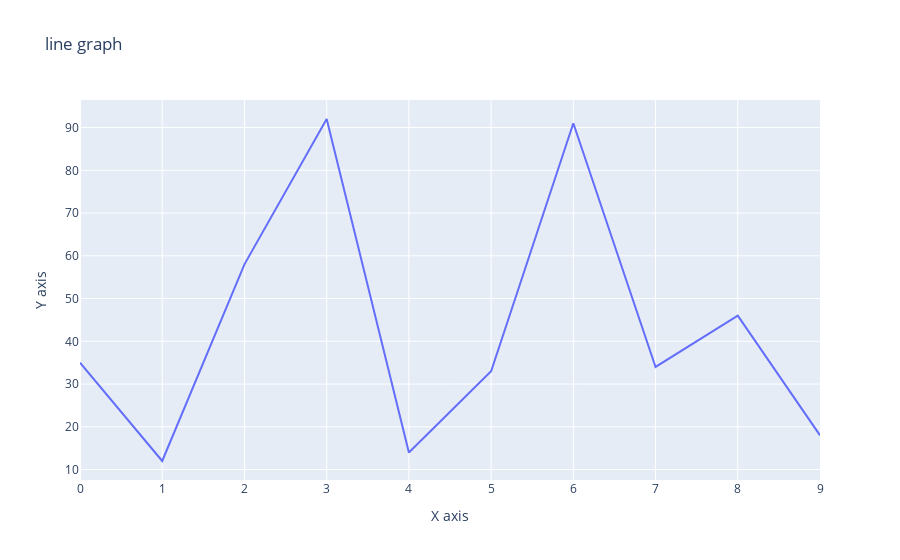

The notebook cell this image was saved under:
### Code cell
x = np.arange(10)
y = np.random.randint(1, 100, 10)
print(x)
print(y)
px.line( x=x, 
        y=y,
        title = "line graph",
        labels= {'x':'X axis', 'y':'Y axis'})

### Figure 1 — Plotly figure (JSON) as saved in the notebook; plotly's stock layout.template omitted (floating-point values rounded to 4 significant figures)
{"data": [{"hovertemplate": "X axis=%{x}<br>Y axis=%{y}<extra></extra>", "legendgroup": "", "line": {"color": "#636efa", "dash": "solid"}, "marker": {"symbol": "circle"}, "mode": "lines", "name": "", "orientation": "v", "showlegend": false, "type": "scatter", "x": [0, 1, 2, 3, 4, 5, 6, 7, 8, 9], "xaxis": "x", "y": [35, 12, 58, 92, 14, 33, 91, 34, 46, 18], "yaxis": "y"}], "layout": {"legend": {"tracegroupgap": 0}, "title": {"text": "line graph"}, "xaxis": {"anchor": "y", "domain": [0, 1], "title": {"text": "X axis"}}, "yaxis": {"anchor": "x", "domain": [0, 1], "title": {"text": "Y axis"}}}}
